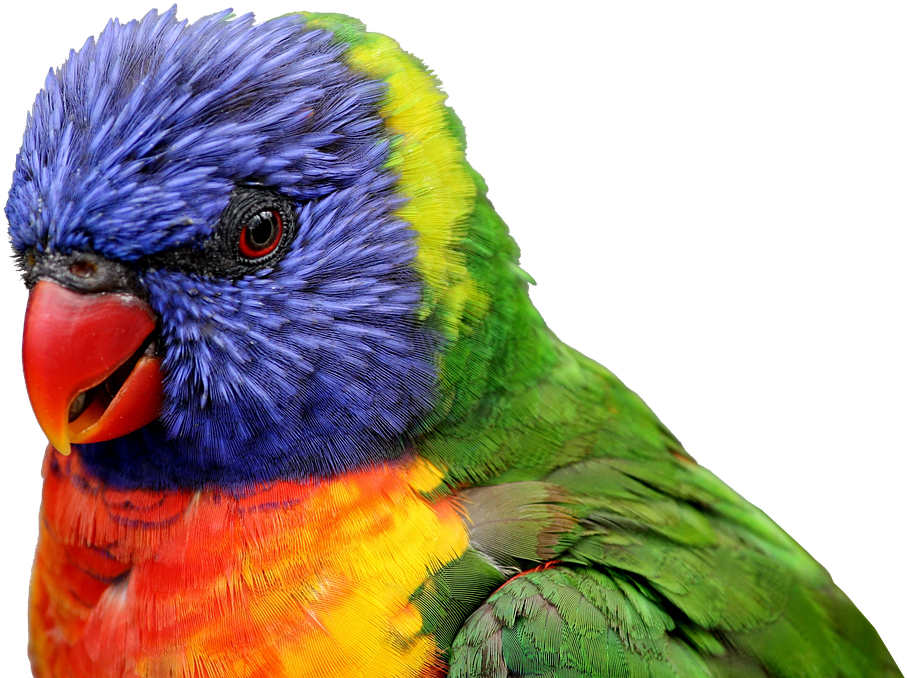
#> input picture ihprin27_lab04a/ihprin27_lab04c/img/lorikeet.png, 907 x 678 px
$ jupyter execute Lab04c.ipynb
#> lines starting #> are read from the running program, lines starting #| are printed output that depends on the picture; long printed decimals are rounded
**Princess Ibtihaj**

Fall 2024

CS 251: Data Analysis and Visualization

# Lab 4c | PCA and Image Compression

In the project, you will be taking advantage of the similarity across a set of similar images to compress the entire set. In the lab, you will be taking advantage of the similarty of across rows in a single image to compress the single image.

[cell 1]
import numpy as np
import matplotlib.pyplot as plt


plt.style.use(['seaborn-v0_8-colorblind', 'seaborn-v0_8-dark'])
plt.rcParams.update({'font.size': 10})
plt.rcParams.update({'figure.figsize': [7,7]})

np.set_printoptions(suppress=True, precision=5)

## Task 1: Preparing the Grayscale Image

### 1a. Import and view an image

1. Import `lorikeet_grayscale.npy` using numpy's [load] (https://numpy.org/doc/stable/reference/generated/numpy.load.html)
2. Print the shape of the numpy array. It should be 2D with 678 rows and 907 columns. We will treat it as a grayscale image.
3. Display the image using pyplot's [imshow](https://matplotlib.org/stable/api/_as_gen/matplotlib.pyplot.imshow.html).
4. Show the pyplot

[cell 2]
# Your code here
from PIL import Image
image = Image.open('img/lorikeet.png').convert('L')
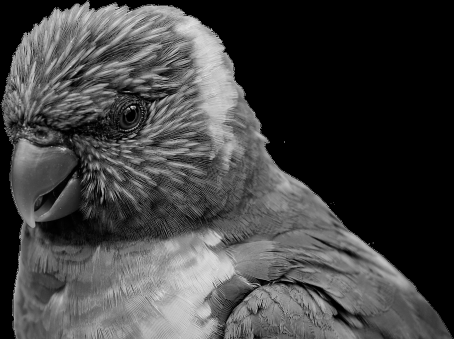
#> image: PIL image 907x678 L (shown at 1/2 size); min 0, max 255, mean 67

image_array = np.array(image)

print("Image shape:", image_array.shape)
#| Image shape: (678, 907)

plt.style.use(['seaborn-v0_8-colorblind', 'seaborn-v0_8-dark'])
plt.rcParams.update({'font.size': 10})
plt.rcParams.update({'figure.figsize': [7, 7]})

plt.imshow(image_array, cmap='gray')
plt.title('Grayscale Image of Lorikeet')
plt.axis('off')
plt.show()

### 1b. Compute and display mean image row

1. In PCA, we use the principal components to reconstruct data by adding/substracting values from the mean. So let's look at the mean across all the features. That means we calculate the mean row of the image. Store it in a variable named `img_orig_means`. It should have the shape `(907,)`.
2. Plot the mean row (reshaped to `(1, 907)` using `imshow`. Since that image will be 1 row and 907 columns, it will not be tall enough for us to see the color unless we change the aspect ratio. Set the `aspect` parameter to `100`.

[cell 3]
# Your code here
import numpy as np
import matplotlib.pyplot as plt
import matplotlib.image as mpimg

img = mpimg.imread('img/lorikeet.png')

if img.ndim == 3:
    img = np.mean(img, axis=2)
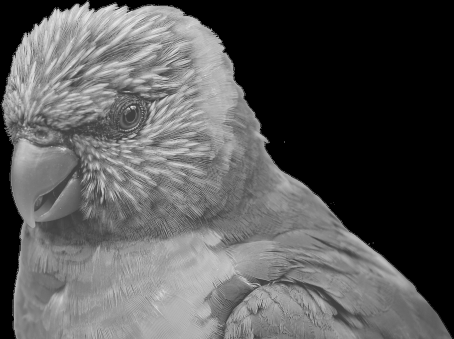
#> img: shape (678, 907) float32 (shown at 1/2 size); min 0, max 1, mean 0.345

img_orig_means = np.mean(img, axis=0)
#> img_orig_means = 907 values, max 0.606 at index 355, min 0 at index 0, mean 0.345
assert img_orig_means.shape == (907,), "The mean row does not have the expected shape (907,)"

plt.imshow(img_orig_means.reshape(1, 907), cmap='gray', aspect=100)
plt.title("Mean Image Row")
plt.xlabel("Pixel Position")
plt.ylabel("Mean Intensity")
plt.colorbar(label='Intensity')

plt.style.use(['seaborn-v0_8-colorblind', 'seaborn-v0_8-dark'])
plt.rcParams.update({'font.size': 10})
plt.rcParams.update({'figure.figsize': [7,7]})

plt.show()

*Question 1*: Can you relate the mean row to the entire image? I.e. does this make sense?

*Answer 1*: Yes, the mean row makes sense as it represents the average intensity of each pixel column across all rows in the image. This summarizes the overall brightness variation across the width of the image.

## Task 2:  Compress the Image

### Find the Image's Principal Components

Use Sci-kit Learn's [PCA class](https://scikit-learn.org/stable/modules/generated/sklearn.decomposition.PCA.html) to extract the image's eigenvectors and the principal components
1. Create an instance of the PCA class with 400 components (this means we compute only the first 400 principal components)
2. Call the method `fit_transform` with the image as the X parameter and saving the results into a new variable representing the Transformed values.
3. Print the shape of the Transformed values and the PCA's components.  The Transformed values should have the shape `(678, 400)` and the PCA's components should have the shape `(400, 907)`
4. Create an elbow plot of the [cumulative sum](https://numpy.org/doc/stable/reference/generated/numpy.cumsum.html) of the [PCA's](https://scikit-learn.org/stable/modules/generated/sklearn.decomposition.PCA.html) explained variance ratio.
    1. The x axis should be `# of Principal Components`
    2. The y axis should be `Proportional Variance Accounted for`
    3. Include a title, and x and y axis labels

[cell 4]
from sklearn.decomposition import PCA

# Your code here
pca = PCA(n_components=400)

transformed_values = pca.fit_transform(img)
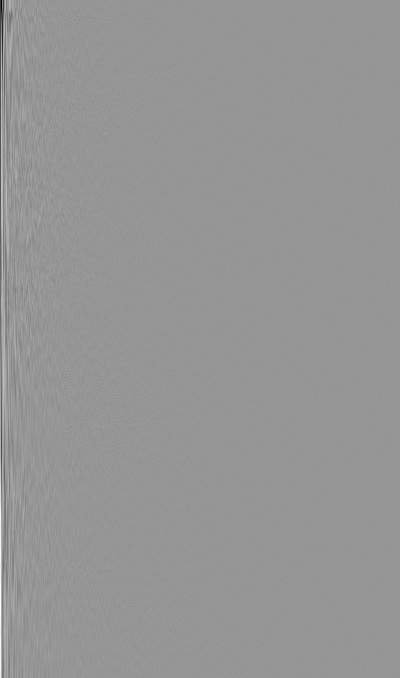
#> transformed_values: shape (678, 400) float32; min -8.73, max 6.12, mean -6.09e-09; drawn with min black and max white

print("Transformed Values Shape:", transformed_values.shape)  # Should be (678, 400)
#| Transformed Values Shape: (678, 400)
print("PCA Components Shape:", pca.components_.shape)  # Should be (400, 907)

explained_variance_ratio_cumsum = np.cumsum(pca.explained_variance_ratio_)

plt.plot(np.arange(1, 401), explained_variance_ratio_cumsum)
plt.title("Cumulative Sum of Explained Variance by Principal Components")
plt.xlabel("# of Principal Components")
plt.ylabel("Proportional Variance Accounted for")
plt.grid(True)
plt.show()

## Task 3: Reconstruct the Image

### 3a. Reconstruct the image, given the number of principal components

Below we supply the code and the instructions to write a function that reconstructs an image and displays it:
1. Compute the inverse transform:
    1. `transformed_values @ principal_components + orig_var_means`
    2. With shapes `(R, k) @ (k, C) + (C,)`
    3. With `k` equal to the number of principal components you are keeping
2. Show the reconstructed image
    1. Use numpy's [clip](https://numpy.org/doc/stable/reference/generated/numpy.clip.html) method to clip any values less than 0 or greater than 1 in the reconstructed image.
    2. Reshape the reconstructed image back to the shape of the original image
    3. Display the image using pyplot's [imshow](https://matplotlib.org/stable/api/_as_gen/matplotlib.pyplot.imshow.html)
    4. Show the pyplot
3. Compute the compression ratio of this image
    1. Uncompressed size =  the number of floats in the original image `R*C*n_chans`
    2. Compressed size = the number of floats required to compute the inverse transform `R*k + k*C*n_chans + C*n_chans`
    3. Compression ratio = Compressed size / Uncompressed size

[cell 5]
def reconstruct_grayscale(pca, img_orig, img_orig_means, img_transformed, num):
    ''' Reconstruct and display a grayscale image
        pca: the PCA object associated with the flatten image
        img_orig: the original image
        img_orig_means: the mean row of the image
        img_transformed: this was computer earlier using fit_transform
        num: the number of principal components to use in the reconstruction
    '''
#> called with img_orig_means = array of shape (907,), num = 1
    print(f'{img_transformed.shape=}, {pca.components_.shape=}')
#| img_transformed.shape=(678, 400), pca.components_.shape=(400, 907)
    temp = img_transformed[:,:num] @ pca.components_[:num] + img_orig_means
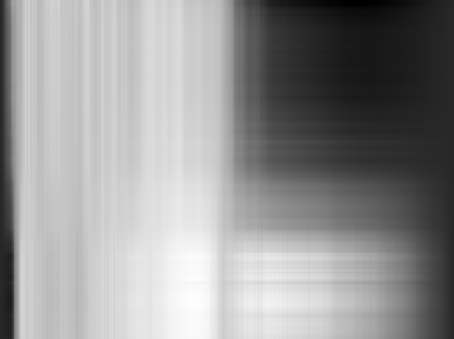
#> temp: shape (678, 907) float32 (shown at 1/2 size); min -0.127, max 0.683, mean 0.345; drawn with min black and max white

    ratio_num = num*img_transformed.shape[0] + num*pca.components_.shape[1] + pca.components_.shape[1]
    ratio_denom = np.prod(img_orig.shape)
    print("Compression Ratio:", ratio_num/ratio_denom)
#| Compression Ratio: 0.004052

    print("Proportional Variance Accounted for:", np.sum(pca.explained_variance_ratio_[:num]) )

    temp = np.reshape(temp, img_orig.shape)
    plt.imshow(np.clip(temp, 0, 255))
    plt.show()

### 3b. Reconstruct with increasing variation explained

1. Reconstruct the image using just 1 principal components
2. Reconstruct the image using 10 principal components
3. Using the elbow plot, determine a number of principal components which account for roughly 90-91% percent of the proportional variance in the image.

[cell 6]
# Your code here. Call reconstruct_grayscale 3 times.
reconstruct_grayscale(pca, img, img_orig_means, transformed_values, 1)
reconstruct_grayscale(pca, img, img_orig_means, transformed_values, 10)
#| img_transformed.shape=(678, 400), pca.components_.shape=(400, 907)
#| Compression Ratio: 0.02725

cumulative_variance = np.cumsum(pca.explained_variance_ratio_)
num_components_90_91 = np.argmax(cumulative_variance >= 0.90) + 1
num_components_90_91_value = cumulative_variance[num_components_90_91 - 1]

print(f"Number of Principal Components for 90-91% Variance: {num_components_90_91} "
      f"(Explained Variance: {num_components_90_91_value:.4f})")

reconstruct_grayscale(pca, img, img_orig_means, transformed_values, num_components_90_91)
#> call 3 of reconstruct_grayscale, with img_orig_means = array of shape (907,), num = 25
#| img_transformed.shape=(678, 400), pca.components_.shape=(400, 907)
#> in reconstruct_grayscale (call 3), `temp = img_transformed[:,:num] @ pca.components_[:num] + img_orig_means`:
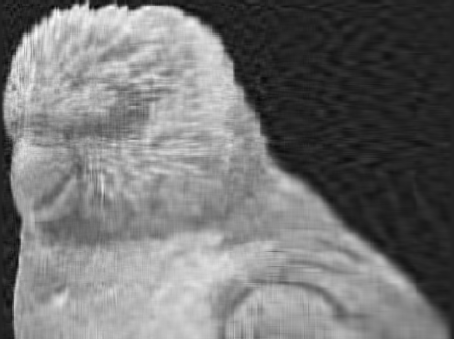
#> temp: shape (678, 907) float32 (shown at 1/2 size); min -0.152, max 0.936, mean 0.345; drawn with min black and max white
#| Compression Ratio: 0.06591
#> in reconstruct_grayscale (call 3), `plt.show()`:
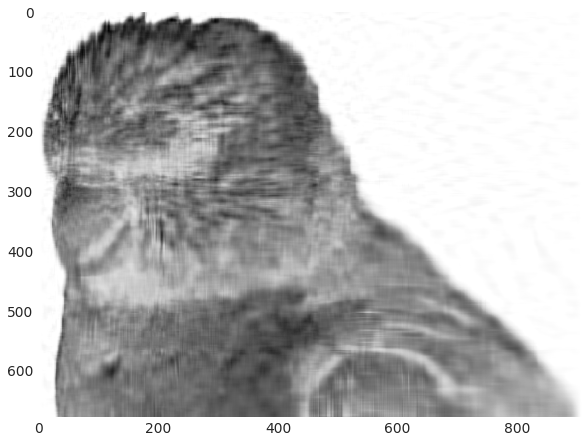
#> figure drawn by matplotlib, 1 panel

## Task 4: Preparing the Color Image

A color image needs four pieces of information per pixel - the amount of red, blue, and green, as well as the transparency ([alpha channel](https://en.wikipedia.org/wiki/Alpha_channel)). That means a color image has 3 dimensions (rows, columns, 4). We need to flatten the image to 2 dimensions before we can apply PCA to it. Each feature will now be one of the 4 channels of a pixel.

### 4a. Import and view an image

1. Import `lorikeet.png` using pyplot's [imread](https://matplotlib.org/stable/api/_as_gen/matplotlib.pyplot.imread.html)
2. Print the shape of the image.
3. Display the image using pyplot's [imshow](https://matplotlib.org/stable/api/_as_gen/matplotlib.pyplot.imshow.html).(https://matplotlib.org/stable/api/_as_gen/matplotlib.pyplot.grid.html).
4. Show the pyplot

[cell 7]
# Your code here

color_image = plt.imread('img/lorikeet.png')

print("Image shape:", color_image.shape)
#| Image shape: (678, 907, 4)

plt.imshow(color_image)
plt.title("Color Image of Lorikeet")
plt.axis('off')
plt.grid(False)

plt.show()

### 4b. Reshape and compute original variable means

1. Reshape your image for compression
    1. Reshape your 3 dimensional `(R, C, n_chans)` array to be a 2 dimensional `(R, C*n_chans)` array and assign it to a new variable (`color_flat`).
    2. Print out the shape of `color_flat`.
2. Calculate the [means](https://numpy.org/doc/stable/reference/generated/numpy.mean.html) of each variable in  `color_flat` (columns) and assign it to a new variable `img_color_means`. Your means should have the shape `(C*n_chans,)`
3. Plot the mean row (reshaped to `(1, 3628)` using `imshow`. Since that image will be 1 row and 3628 columns, it will not be tall enough for us to see the color unless we change the aspect ratio. Set the `aspect` parameter to `400`. *The image will appear in grayscale because it will be interpreted by imshow to be times as wide -- each channel will be treated as a separate pixel. This is good because this helps us to think about what the features are in this case.*
4. Plot it again, but in color. Reshape the image to use the 4 color channels, e.g. it should have 1 row, the original number of columns, and 4 color channels. Then plot the new mean row using `imshow` as above, but with `aspect=100`.

[cell 8]
# Your code here
R, C, n_chans = color_image.shape
color_flat = color_image.reshape(R, C * n_chans)
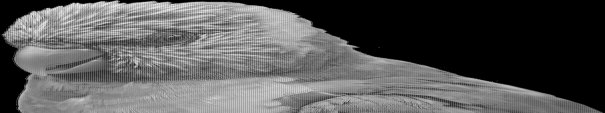
#> color_flat: shape (678, 3628) float32 (shown at 1/6 size); min 0, max 1, mean 0.345
print("Shape of color_flat:", color_flat.shape)
#| Shape of color_flat: (678, 3628)

img_color_means = np.mean(color_flat, axis=0)
#> img_color_means = 3628 values, max 0.994 at index 699, min 0 at index 0, mean 0.345
print("Shape of img_color_means:", img_color_means.shape)
#| Shape of img_color_means: (3628,)

plt.imshow(img_color_means.reshape(1, -1), cmap='gray', aspect=400)
plt.title("Mean Color Row (Grayscale)")
plt.xlabel("Pixel Position")
plt.ylabel("Mean Intensity")
plt.colorbar(label='Intensity')
plt.axis('off')
plt.show()
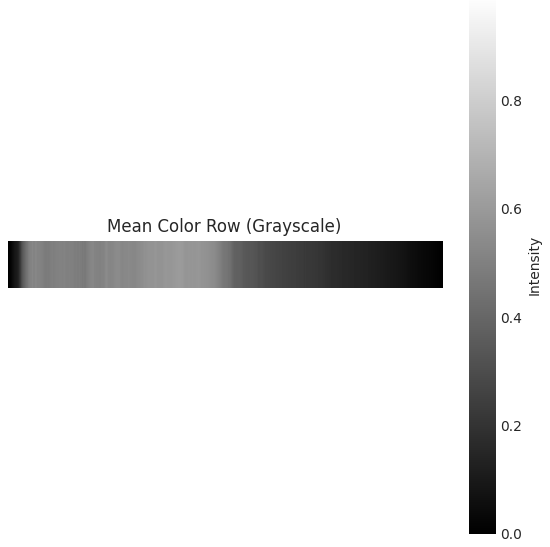
#> figure drawn by matplotlib, 2 panels

mean_color = img_color_means.reshape(1, C, n_chans)
#> mean_color = 907 rows, first 6: [0, 0, 0, 0], [0.00147, 0.00147, 0.00147, 2.31e-05], [0.00172, 0.00172, 0.00344, 6.36e-05], [0.00532, 0.00527, 0.00802, 0.000486], [0.00912, 0.00913, 0.011, 0.00573], [0.0167, 0.0181, 0.0222, 0.0122]
plt.imshow(mean_color, aspect=100)
plt.title("Mean Color Row")
plt.xlabel("Pixel Position")
plt.ylabel("Mean Intensity")
plt.colorbar(label='Intensity')
plt.axis('off')
plt.show()

*Question 2*: Can you relate the mean row to the entire image? I.e. does this make sense?

*Answer 2*: The mean row relates to the entire image by providing an average representation of the color intensities across all pixels. It summarizes how much of each color channel (red, green, blue, and alpha) is present in the image. By visualizing the mean row, we can see what the typical pixel looks like in terms of color. If the mean shows high intensity in a certain channel, it indicates that color dominates the image. Thus, the mean row gives us insight into the overall color distribution and characteristics of the image.

## Task 5:  Compress the Image

### Find the Image's Principal Components

Use Sci-kit Learn's [PCA class](https://scikit-learn.org/stable/modules/generated/sklearn.decomposition.PCA.html) to extract the image's eigenvectors and the principal components
1. Create an instance of the PCA class with 400 components
2. Call the method `fit_transform` with `color_flat` as the X parameter and saving the results into a new variable representing the Transformed values.
3. Print the shape of the Transformed values and the PCA's components.  The Transformed values should have the shape `(R, 400)` and the PCA's components should have the shape `(400, C*n_chans)`
4. Create an elbow plot of the [cumulative sum](https://numpy.org/doc/stable/reference/generated/numpy.cumsum.html) of the [PCA's](https://scikit-learn.org/stable/modules/generated/sklearn.decomposition.PCA.html) explained variance ratio.
    1. The x axis should be `# of Principal Components`
    1. The y axis should be `Proportional Variance Accounted for`
    1. Include a title, and x and y axis labels.

[cell 9]
# Your code here
pca_color = PCA(n_components=400)
transformed_values_color = pca_color.fit_transform(color_flat)
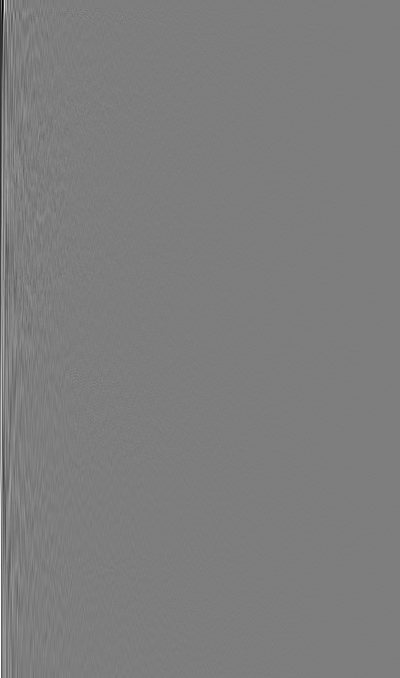
#> transformed_values_color: shape (678, 400) float32; min -16.8, max 17.21, mean -1.1e-08; drawn with min black and max white

print("Transformed Values Shape:", transformed_values_color.shape)
#| Transformed Values Shape: (678, 400)
print("PCA Components Shape:", pca_color.components_.shape)
explained_variance_ratio_cumsum_color = np.cumsum(pca_color.explained_variance_ratio_)

plt.plot(np.arange(1, 401), explained_variance_ratio_cumsum_color)
plt.title("Cumulative Sum of Explained Variance by Principal Components (Color Image)")
plt.xlabel("# of Principal Components")
plt.ylabel("Proportional Variance Accounted for")
plt.grid(True)
plt.show()
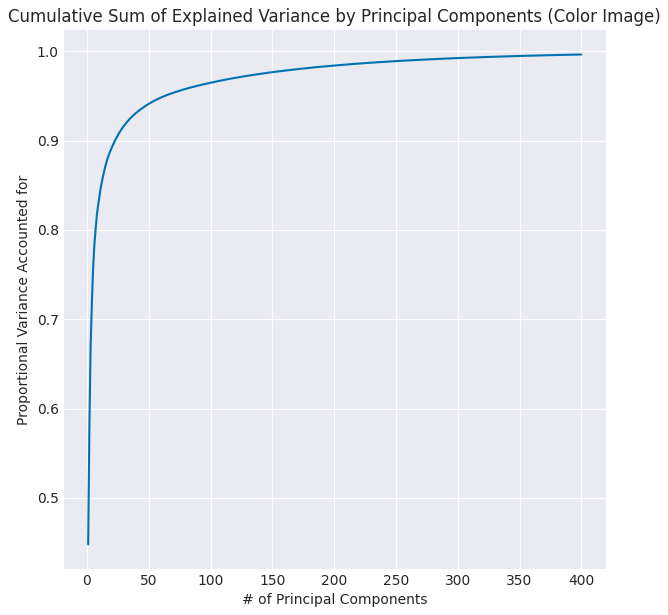
#> figure drawn by matplotlib, 1 panel; curve peaks at x = 400, y = 0.997

## Task 6: Reconstruct the Image

### 3a. Reconstruct the image, given the number of principal components

Write a function `reconstruct_color` that follows the steps below. It is almost the same as `reconstruct_grayscale`, but requires more reshaping.

1. Compute the inverse transform:
    1. `transformed_values @ principal_components + orig_var_means`
    2. With shapes `(R, k) @ (k, C*n_chans) + (C*n_chans,)`
    3. With `k` equal to the number of principal components you are keeping
2. Show the reconstructed image
    1. Use numpy's [clip](https://numpy.org/doc/stable/reference/generated/numpy.clip.html) method to clip any values less than 0 or greater than 1 in the reconstructed image.
    2. Reshape the reconstructed image back to the shape of the original image
    3. Display the image using pyplot's [imshow](https://matplotlib.org/stable/api/_as_gen/matplotlib.pyplot.imshow.html)
    4. Show the pyplot
3. Compute the compression ratio of this image
    1. Uncompressed size =  the number of floats in the original image `R*C*n_chans`
    2. Compressed size = the number of floats required to compute the inverse transform `R*k + k*C*n_chans + C*n_chans`
    3. Compression ratio = Compressed size / Uncompressed size

[cell 10]
def reconstruct_color(pca, img, img_flat_means, img_transformed, num):
    ''' Reconstruct and display a color image
        pca: the PCA object associated with the flatten image
        img: the original color image (should be 3D)
        img_flat_means: the mean of the flattened (2D) image
        img_transformed: this was computer earlier using fit_transform
        num: the number of principal components to use in the reconstruction
    '''
    # Your code here

img_color = plt.imread('img/lorikeet.png')
print("Image shape:", img_color.shape)
#| Image shape: (678, 907, 4)
plt.imshow(img_color)
plt.axis('off')
plt.show()

R, C, n_chans = img_color.shape
color_flat = img_color.reshape(R, C * n_chans)
print("Flattened image shape:", color_flat.shape)
#| Flattened image shape: (678, 3628)

img_color_means = np.mean(color_flat, axis=0)

pca_color = PCA(n_components=400)
transformed_values_color = pca_color.fit_transform(color_flat)

print("Transformed values shape:", transformed_values_color.shape)
#| Transformed values shape: (678, 400)
print("PCA components shape:", pca_color.components_.shape)

reconstruct_color(pca_color, img_color, img_color_means, transformed_values_color, 1)
reconstruct_color(pca_color, img_color, img_color_means, transformed_values_color, 10)

num_components_90_91 = 90
reconstruct_color(pca_color, img_color, img_color_means, transformed_values_color, num_components_90_91)

### 6b. Reconstruct with increasing variation explained

1. Reconstruct the image using just 1 principal components
2. Reconstruct the image using 10 principal components
3. Using the elbow plot, determine a number of principal components which account for roughly 90-91% percent of the proportional variance in the image.

[cell 11]
# Your code here
reconstruct_color(pca_color, img_color, img_color_means, transformed_values_color, 1)
